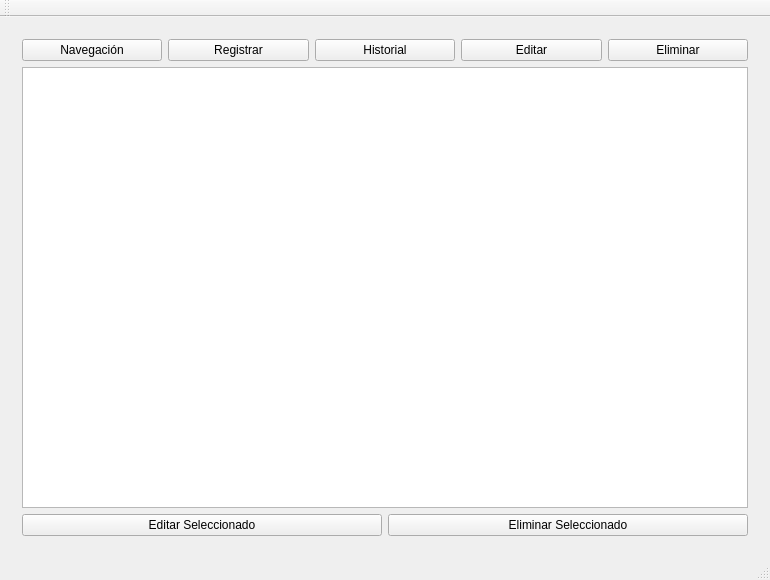
<?xml version="1.0" encoding="UTF-8"?>
<ui version="4.0">
 <class>Labo7</class>
 <widget class="QMainWindow" name="Labo7">
  <property name="geometry">
   <rect>
    <x>0</x>
    <y>0</y>
    <width>770</width>
    <height>580</height>
   </rect>
  </property>
  <property name="windowTitle">
   <string>Labo7</string>
  </property>
  <property name="unifiedTitleAndToolBarOnMac">
   <bool>false</bool>
  </property>
  <widget class="QWidget" name="centralWidget">
   <layout class="QVBoxLayout" name="verticalLayout">
    <item>
     <widget class="QStackedWidget" name="stackedWidget">
      <property name="currentIndex">
       <number>1</number>
      </property>
      <widget class="QWidget" name="page_3">
       <widget class="QLineEdit" name="txtNombre">
        <property name="geometry">
         <rect>
          <x>20</x>
          <y>89</y>
          <width>582</width>
          <height>24</height>
         </rect>
        </property>
       </widget>
       <widget class="QLineEdit" name="txtCorreo">
        <property name="geometry">
         <rect>
          <x>20</x>
          <y>288</y>
          <width>582</width>
          <height>24</height>
         </rect>
        </property>
       </widget>
       <widget class="QLabel" name="lblNombre">
        <property name="geometry">
         <rect>
          <x>20</x>
          <y>20</y>
          <width>582</width>
          <height>63</height>
         </rect>
        </property>
        <property name="text">
         <string>Nombre</string>
        </property>
       </widget>
       <widget class="QPushButton" name="btnGuardar">
        <property name="geometry">
         <rect>
          <x>20</x>
          <y>318</y>
          <width>582</width>
          <height>24</height>
         </rect>
        </property>
        <property name="text">
         <string>Guardar</string>
        </property>
       </widget>
       <widget class="QLabel" name="lblTelefono">
        <property name="geometry">
         <rect>
          <x>20</x>
          <y>119</y>
          <width>582</width>
          <height>64</height>
         </rect>
        </property>
        <property name="text">
         <string>Teléfono</string>
        </property>
       </widget>
       <widget class="QLineEdit" name="txtTelefono">
        <property name="geometry">
         <rect>
          <x>20</x>
          <y>189</y>
          <width>582</width>
          <height>24</height>
         </rect>
        </property>
       </widget>
       <widget class="QLabel" name="lblCorreo">
        <property name="geometry">
         <rect>
          <x>20</x>
          <y>219</y>
          <width>582</width>
          <height>63</height>
         </rect>
        </property>
        <property name="text">
         <string>Correo</string>
        </property>
       </widget>
      </widget>
      <widget class="QWidget" name="page_4">
       <layout class="QVBoxLayout" name="verticalLayout_2">
        <item>
         <layout class="QHBoxLayout" name="horizontalLayout">
          <item>
           <widget class="QPushButton" name="btnNavegacion">
            <property name="text">
             <string>Navegación</string>
            </property>
           </widget>
          </item>
          <item>
           <widget class="QPushButton" name="btnRegistrar">
            <property name="text">
             <string>Registrar</string>
            </property>
           </widget>
          </item>
          <item>
           <widget class="QPushButton" name="btnHistorial">
            <property name="text">
             <string>Historial</string>
            </property>
           </widget>
          </item>
          <item>
           <widget class="QPushButton" name="btnEditar">
            <property name="text">
             <string>Editar</string>
            </property>
           </widget>
          </item>
          <item>
           <widget class="QPushButton" name="btnEliminar">
            <property name="text">
             <string>Eliminar</string>
            </property>
           </widget>
          </item>
         </layout>
        </item>
        <item>
         <widget class="QTableWidget" name="tableWidget"/>
        </item>
        <item>
         <layout class="QHBoxLayout" name="horizontalLayout_5">
          <item>
           <widget class="QPushButton" name="btnEditarSeleccionado">
            <property name="text">
             <string>Editar Seleccionado</string>
            </property>
           </widget>
          </item>
          <item>
           <widget class="QPushButton" name="btnEliminarSeleccionado">
            <property name="text">
             <string>Eliminar Seleccionado</string>
            </property>
           </widget>
          </item>
         </layout>
        </item>
       </layout>
      </widget>
     </widget>
    </item>
   </layout>
  </widget>
  <widget class="QToolBar" name="mainToolBar">
   <attribute name="toolBarArea">
    <enum>TopToolBarArea</enum>
   </attribute>
   <attribute name="toolBarBreak">
    <bool>false</bool>
   </attribute>
  </widget>
  <widget class="QStatusBar" name="statusBar"/>
 </widget>
 <layoutdefault spacing="6" margin="11"/>
 <resources>
  <include location="Labo7.qrc"/>
 </resources>
 <connections/>
</ui>
